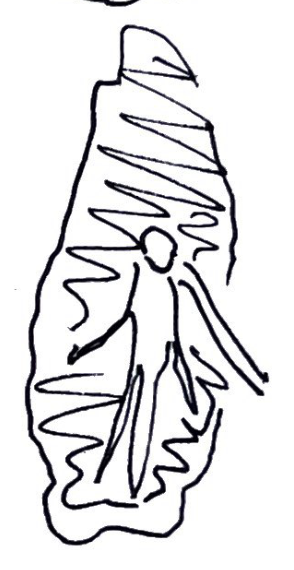
#> input picture journal-extraction/output/january/cutouts/january_p39_0.png, 294 x 570 px
$ python -i batch_month.py   (imports and definitions only)
#> lines starting #> are read from the running program, lines starting #| are printed output that depends on the picture; after the words box and inside, x2 and y2 are one past the last pixel; in counts of white or black regions, pixels touching at a corner belong together
import extract as E, os, glob, json, base64, io, shutil, subprocess, sys
import numpy as np, cv2
from PIL import Image
from concurrent.futures import ThreadPoolExecutor, as_completed

# Usage: python3 batch_month.py <pdf_path> <out_dir> <tag>
# [1 line that did not run here, left out]
# [1 line not run here, left out]
# [1 line that did not run here, left out]
# [1 line not run here, left out]
# [1 line that did not run here, left out]
# [1 line not run here, left out]

def detect_cached(i):
    k = str(i)
    if k in cache: return cache[k]
    boxes = E.detect(E.hires(i))
    cache[k] = boxes
    return boxes

# 1) detect (cached) — only pages missing from cache hit the API
# [1 line that did not run here, left out]
# [10 lines not run here, left out]
def work(i):
    rgb = E.hires(i); out = 0
    for j, d in enumerate(cache[str(i)]):
        b = d.get("box")
        if not b or len(b) != 4: continue
        t = E.tighten(rgb, b)
        if not t: continue
        E.cutout(t[0], declutter=True).save(f"{raw}/{TAG}_p{i:02d}_{j}.png"); out += 1
    return out
# [3 lines not run here, left out]

# 3) dedupe within page by ink IoU
def page_of(f): return int(os.path.basename(f).split("_p")[1].split("_")[0])
def sig(f, S=96):
#> called with f = 'output/january/cutouts/january_p39_0.png', S = 96
    g = cv2.cvtColor(np.array(Image.open(f).convert("RGB")), cv2.COLOR_RGB2GRAY)
    ink = g < 160                                   # dark = ink; paper is bright
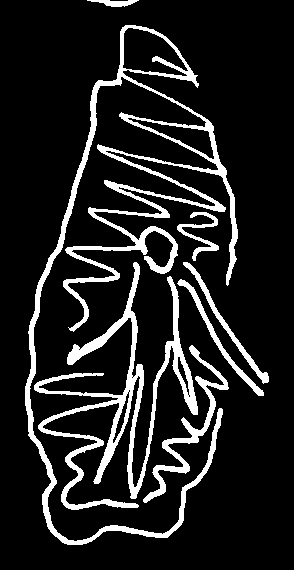
#> ink: shape (570, 294) bool; 12.7% white; 7 white regions, largest, box (x1, y1, x2, y2) and area: (25, 25, 238, 545) 10618, (34, 262, 198, 510) 6660, (143, 345, 229, 503) 1651
    ys, xs = np.where(ink)
    if len(xs) < 20: return None, 0
    c = (ink[ys.min():ys.max()+1, xs.min():xs.max()+1]).astype(np.uint8) * 255
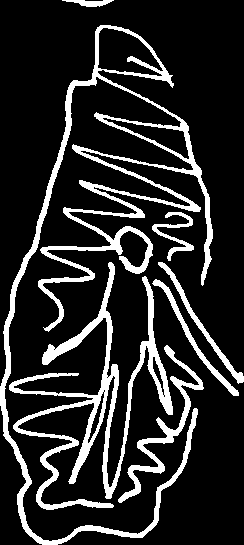
#> c: shape (545, 244); 15.9% white; 7 white regions, largest, box (x1, y1, x2, y2) and area: (0, 25, 213, 545) 10618, (9, 262, 173, 510) 6660, (118, 345, 204, 503) 1651
    return (np.array(Image.fromarray(c).resize((S, S))) > 40), int(ink.sum())
# [1 line that did not run here, left out]
# [1 line that did not run here, left out]
def iou(a, b): u = (a | b).sum(); return (a & b).sum()/u if u else 0
drop = set(); bypg = {}
# [7 lines not run here, left out]
# [1 line that did not run here, left out]
# [1 line that did not run here, left out]
for f in glob.glob(ded+"/*.png"): os.remove(f)
for f in keep: shutil.copy(f, ded+"/"+os.path.basename(f))
print(f"kept {len(keep)} (dropped {len(drop)} dupes)")

# 4) HQ self-contained gallery
def tb(f, box=560):
    im = Image.open(f).convert("RGBA"); im.thumbnail((box, box), Image.LANCZOS)
    bg = Image.new("RGBA", im.size, (255, 255, 255, 255)); bg.alpha_composite(im)
    buf = io.BytesIO(); bg.convert("RGB").save(buf, "PNG")
    return base64.b64encode(buf.getvalue()).decode()
# [2 lines that did not run here, left out]
# [6 lines that did not run here, left out]
# [1 line not run here, left out]

# 5) zip full-res cutouts
# [1 line that did not run here, left out]
# [3 lines not run here, left out]

>>> result = sig('output/january/cutouts/january_p39_0.png')
